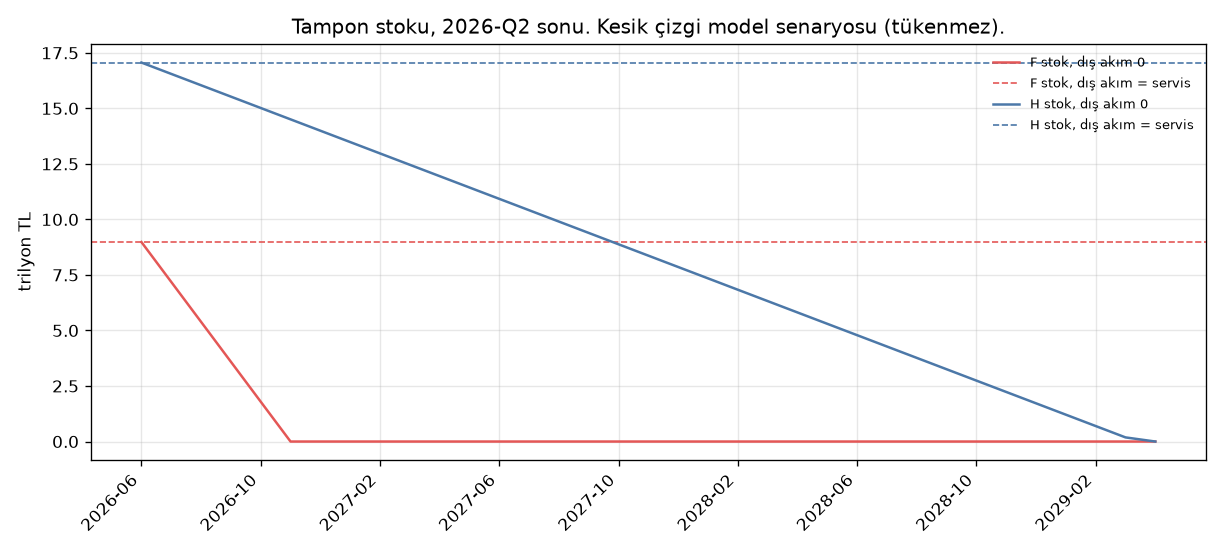

This figure's Python source:
"""Hane ve firma tamponunun ay ay kapsaması.

Tanımlar depoda nasıl duruyorsa öyle kullanılır. Yeni tampon uydurulmaz.

Firma ve hane agregatı (`odeme_gercek`):
  likidite = para ve mevduat varlığı
  aylık servis = kredi × (kısa pay / 12 + (1 − kısa pay) / 60) + diğer yükümlülük / 12
  ay = likidite / aylık servis
  Vade (12 / 60 / 12) ölçülmemiş varsayımdır; formül değişmez.

İki okuma, ikisi de depoda:
  dış akım = servis (`dagilim_stresi`, ödeme zinciri): stok ay ay değişmez, ufukta tükenmez.
  kapsama takvimi: deponun "mevduat bunun X katı" cümlesi. Dış akım 0, stok her ay servis kadar azalır.

Ha net varlık (`hane_alt`): varlık payı %5, borç payı %40. NFP < 0 ise gözlem ayında tükenmiş.
Ha brüt: aynı paylarla mevduat / (borç × 0,35 / 12). Paylar ve %35 `uc_kural_senaryo` varsayımıdır.
alt20 borç/gelir ayı sabit 2,8'tir; ay yolu yoktur.

Ufuk: `odeme_zinciri.T` = 24 ay. Tükenme daha geçse tarih yine yazılır.
Dağılım bandı `dagilim_stresi` sigma ızgarası (lognormal, toplam korunur).

Çalıştır: python3 tampon_tukenme.py
"""

from __future__ import annotations

import json
import math
from pathlib import Path

import matplotlib

matplotlib.use("Agg")
import matplotlib.pyplot as plt
import numpy as np

import dagilim_stresi as dg
import hane_alt
import odeme_gercek as og
import odeme_zinciri as oz
from akis_model import IDX, INSTR, load, panel

KOK = Path(__file__).resolve().parent
UFUK = oz.T
SIGMA = (0.15, 0.4, 0.7, 1.1)


def add_months(ym: str, n: int) -> str:
    y, m = (int(x) for x in ym.split("-"))
    m += n
    y += (m - 1) // 12
    m = (m - 1) % 12 + 1
    return f"{y:04d}-{m:02d}"


def ceyrek_sonu(donem: str) -> str:
    y, q = donem.split("-Q")
    return f"{y}-{int(q) * 3:02d}"


def olc(donem: str) -> dict:
    stab, _, tcs, _ = load()
    A, Y = panel(stab, tcs, donem)
    ad = list(INSTR)
    ik, im, idg = ad.index("kredi"), ad.index("para_mevduat"), ad.index("diger")
    pay = og.kisa_pay(stab, tcs)
    aylik = Y[ik] * (pay / og.KISA_AY + (1.0 - pay) / og.UZUN_AY) + Y[idg] / og.DIGER_AY
    out = {}
    for s, i in IDX.items():
        lik = float(A[im, i] / 1e9)
        srv = float(aylik[i] / 1e9)
        borc = float(Y[:, i].sum() / 1e9)
        out[s] = {"likidite_tr": lik, "aylik_servis_tr": srv, "ay": None if srv <= 0 else lik / srv, "borc_tr": borc}
    return out


def tukenme_ayi(gozlem: str, ay: float | None) -> str | None:
    if ay is None:
        return None
    if ay <= 0:
        return gozlem
    return add_months(gozlem, math.ceil(ay - 1e-12))


def yol(gozlem: str, lik: float, srv: float, n: int, dis_akim: bool) -> list[dict]:
    satir = []
    for t in range(n + 1):
        stok = lik if dis_akim else max(lik - t * srv, 0.0)
        satir.append({"ay": add_months(gozlem, t), "stok_tr": round(stok, 4), "kalan_ay": None if srv <= 0 else round(stok / srv, 3)})
    return satir


def dagilim_band(mev: float, srv: float) -> list[dict]:
    satir = []
    for sigma in SIGMA:
        rng = np.random.default_rng(dg.TOHUM + int(sigma * 1000))
        m = dg.dagit(mev, dg.N, sigma, rng)
        s = dg.dagit(srv, dg.N, max(0.1, sigma * 0.6), rng)
        t = m / np.maximum(s, 1e-9)
        p10, p50, p90 = (float(x) for x in np.percentile(t, [10, 50, 90]))
        satir.append({
            "sigma": sigma,
            "p10_ay": round(p10, 2), "p50_ay": round(p50, 2), "p90_ay": round(p90, 2),
            "bas_sik_pay": round(float((t < dg.TAMPON_ESIK).mean()), 3),
        })
    return satir


def ha_satir(olcu_h: dict, gozlem: str) -> dict:
    varlik = 0.05 * olcu_h["likidite_tr"]
    borc = hane_alt.D_A_BASE * olcu_h["borc_tr"]
    nfp = varlik - borc
    srv = borc * 0.35 / 12
    ay = None if srv <= 0 else varlik / srv
    return {
        "varlik_payi": 0.05, "borc_payi": hane_alt.D_A_BASE, "servis_orani": 0.35,
        "varlik_tr": round(varlik, 3), "borc_tr": round(borc, 3), "NFP_tr": round(nfp, 3),
        "aylik_servis_tr": round(srv, 4), "brut_ay": None if ay is None else round(ay, 2),
        "net_tukenme": gozlem if nfp < 0 else "ufukta tükenmez (NFP artı; ay yolu tanımlı değil)",
        "brut_tukenme_dis_akim_sifir": tukenme_ayi(gozlem, ay),
        "not": "Paylar ve yıllık servis %35 varsayımdır (hane_alt, uc_kural_senaryo). Ölçülmüş hane altı mevduat serisi yoktur.",
    }


def ciz(paket: dict, dosya: Path) -> None:
    fig, ax = plt.subplots(figsize=(10.2, 4.6))
    for ad, renk in (("F", "#E45756"), ("H", "#4C78A8")):
        yol_s = paket["yol"][ad]["dis_akim_sifir"]
        xs = [r["ay"] for r in yol_s]
        ys = [r["stok_tr"] for r in yol_s]
        ax.plot(xs, ys, color=renk, label=f"{ad} stok, dış akım 0")
        ax.axhline(paket["olcu"][ad]["likidite_tr"], color=renk, ls="--", lw=1, label=f"{ad} stok, dış akım = servis")
    ax.set_title(f"Tampon stoku, {paket['donem']} sonu. Kesik çizgi model senaryosu (tükenmez).")
    ax.set_ylabel("trilyon TL")
    adim = max(1, len(paket["yol"]["F"]["dis_akim_sifir"]) // 8)
    ax.set_xticks(range(0, len(paket["yol"]["F"]["dis_akim_sifir"]), adim))
    ax.set_xticklabels([paket["yol"]["F"]["dis_akim_sifir"][i]["ay"] for i in range(0, len(paket["yol"]["F"]["dis_akim_sifir"]), adim)], rotation=45, ha="right")
    ax.legend(frameon=False, fontsize=8)
    ax.grid(alpha=0.3)
    fig.tight_layout()
    fig.savefig(dosya, dpi=120)
    plt.close(fig)


def main() -> None:
    stab, _, tcs, _ = load()
    donemler = sorted({k[1] for k in stab if k[0] == "F" and k[1] >= "2026-Q1"})
    donem = donemler[-1]
    once = "2026-Q1" if "2026-Q1" in donemler else donemler[0]
    olcu = olc(donem)
    olcu_once = olc(once)
    gozlem = ceyrek_sonu(donem)
    ufuk_ciz = UFUK
    for s in ("H", "F"):
        ay = olcu[s]["ay"] or 0
        ufuk_ciz = max(ufuk_ciz, math.ceil(ay))
    ufuk_ciz = min(ufuk_ciz, 60)
    yollar = {}
    ozet = {}
    for s in ("H", "F"):
        lik, srv, ay = olcu[s]["likidite_tr"], olcu[s]["aylik_servis_tr"], olcu[s]["ay"]
        sifir = yol(gozlem, lik, srv, ufuk_ciz, False)
        akar = yol(gozlem, lik, srv, min(UFUK, ufuk_ciz), True)
        yollar[s] = {"dis_akim_sifir": sifir, "dis_akim_servis": akar}
        ozet[s] = {
            "likidite_tr": round(lik, 3), "aylik_servis_tr": round(srv, 3),
            "ay": None if ay is None else round(ay, 2),
            "tukenme_dis_akim_sifir": tukenme_ayi(gozlem, ay),
            "tukenme_dis_akim_servis": "tükenmez",
            "onceki": {
                "donem": once,
                "likidite_tr": round(olcu_once[s]["likidite_tr"], 3),
                "aylik_servis_tr": round(olcu_once[s]["aylik_servis_tr"], 3),
                "ay": None if olcu_once[s]["ay"] is None else round(olcu_once[s]["ay"], 2),
                "tukenme_dis_akim_sifir": tukenme_ayi(ceyrek_sonu(once), olcu_once[s]["ay"]),
            },
        }
    ha = ha_satir(olcu["H"], gozlem)
    ha_once = ha_satir(olcu_once["H"], ceyrek_sonu(once))
    band = dagilim_band(olcu["F"]["likidite_tr"], olcu["F"]["aylik_servis_tr"])
    for b in band:
        b["p10_tukenme"] = tukenme_ayi(gozlem, b["p10_ay"])
        b["p50_tukenme"] = tukenme_ayi(gozlem, b["p50_ay"])
        b["p90_tukenme"] = tukenme_ayi(gozlem, b["p90_ay"])
    paket = {
        "donem": donem,
        "gozlem_ayi": gozlem,
        "ufuk_ay": UFUK,
        "ufuk_kaynak": "odeme_zinciri.T = 24. Tablo, tükenme ayına kadar uzar (tavan 60).",
        "dagilim_ufuk_ay": dg.T,
        "tanim": {
            "agregat": "para_mevduat / aylık anapara servisi (odeme_gercek.ag_olc)",
            "dis_akim_servis": "dagilim_stresi: dış akım her düğüme kendi servisini verir, agregat stok sabit",
            "dis_akim_sifir": "aynı oranın takvimi; dış akım yok",
            "vade": "kısa kredi 12 ay, uzun kredi 60 ay, diğer 12 ay; ölçülmedi",
            "ha": "hane_alt payları ve uc_kural servis %35; ölçülmüş alt kırılım yok",
            "alt20": "uc_kural_senaryo.alt20_borc_gelir_ay = 2.8 sabit. Ay ay tükenme tanımı yok. 2.8 > 2.5 olduğu için limit stresi baştan açık.",
            "faiz_durdurma": "κ anapara servisini değiştirmez (adim3 yalnız tahakkuk). Tampon ayı κ=0.5 ile değişmez.",
            "fx": "FX mevduat/FX kredi bir oran (odeme_gercek); ay cinsinden tükenme tanımı yok.",
        },
        "olcu": ozet,
        "ha": {"guncel": ha, "onceki": ha_once},
        "firma_dagilim": band,
        "yol": yollar,
    }
    stab, _, tcs, _ = load()
    A, Y = panel(stab, tcs, donem)
    ik, im = list(INSTR).index("kredi"), list(INSTR).index("para_mevduat")
    fx_kredi = og.F_KREDI * float(Y[ik, IDX["F"]])
    fx_mev = og.F_MEV * float(A[im, IDX["F"]])
    paket["fx_kapsama_F"] = round(fx_mev / fx_kredi, 3) if fx_kredi else None
    paket.pop("yol")
    (KOK / "tampon_tukenme.json").write_text(json.dumps({**paket, "yol_ozet": {
        s: {"ilk": yollar[s]["dis_akim_sifir"][0], "son": yollar[s]["dis_akim_sifir"][-1]} for s in ("H", "F")
    }}, ensure_ascii=False, indent=2) + "\n", encoding="utf-8")
    with (KOK / "tampon_tukenme.csv").open("w", encoding="utf-8-sig", newline="") as f:
        import csv
        w = csv.writer(f)
        w.writerow(["sektor", "senaryo", "ay", "stok_trilyon", "kalan_ay"])
        for s in ("H", "F"):
            for ad, blok in (("dis_akim_sifir", yollar[s]["dis_akim_sifir"]), ("dis_akim_servis", yollar[s]["dis_akim_servis"])):
                for r in blok:
                    w.writerow([s, ad, r["ay"], r["stok_tr"], r["kalan_ay"]])
    paket["yol"] = yollar
    ciz(paket, KOK / "tampon_tukenme.png")
    print(json.dumps(ozet, ensure_ascii=False, indent=2))
    print("HA", json.dumps(ha, ensure_ascii=False))
    print("BAND", band)
    print("donem", donem)


if __name__ == "__main__":
    main()
